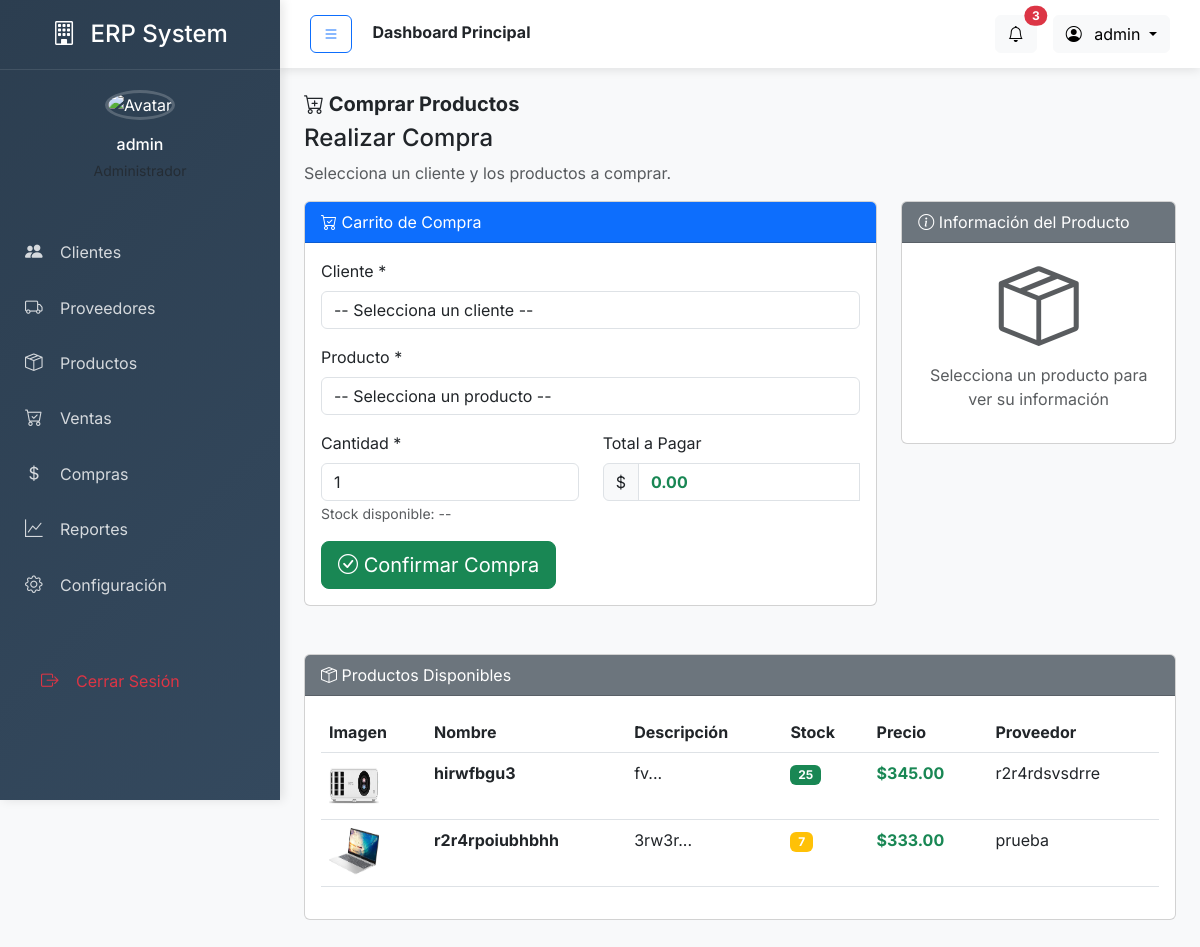
Screenshot of /modules/compras/readcompras.php (signed in) with the database file from the repository.
### tables this page shows
CREATE TABLE `productos` (
  `id` int(11) NOT NULL,
  `nombre` varchar(200) NOT NULL,
  `descripcion` text NOT NULL,
  `precio` decimal(10,2) NOT NULL,
  `stock` int(11) NOT NULL,
  `imagen` varchar(255) DEFAULT NULL,
  `proveedor_id` int(11) NOT NULL
);

CREATE TABLE `proveedores` (
  `id` int(11) NOT NULL,
  `nombre` varchar(200) NOT NULL,
  `email` varchar(250) NOT NULL,
  `telefono` varchar(12) NOT NULL,
  `direccion` varchar(250) NOT NULL,
  `empresa` varchar(100) NOT NULL,
  `imagen` varchar(50) NOT NULL
);

### modules/compras/readcompras.php (the view, shortened to what this page needs)
<?php
require_once dirname(__DIR__, 2) . '/header.php';
try {
    $stmt = $conn->prepare("SELECT * FROM productos WHERE stock > 0 ORDER BY nombre");
    $stmt->execute();
    $productos = $stmt->fetchAll(PDO::FETCH_ASSOC);
} catch (PDOException $e) {
    die("Error en la consulta: " . $e->getMessage());
}
$clientes = $conn->query("SELECT id, nombre FROM clientes ORDER BY nombre")->fetchAll(PDO::FETCH_ASSOC);
?>
<h5><b><i class="bi bi-cart-plus"></i> Comprar Productos</b></h5>
<div class="w3-row-padding w3-margin-bottom">
<div class="row">
    <div class="col-md-12">
        <h4>Realizar Compra</h4>
        <p class="text-muted">Selecciona un cliente y los productos a comprar.</p>
    </div>
</div>
<?php if (empty($productos)): ?>
    <div class="alert alert-warning">
        No hay productos disponibles para comprar.
    </div>
<?php elseif (empty($clientes)): ?>
    <div class="alert alert-warning">
        No hay clientes registrados. Primero registra clientes en el módulo de Clientes.
    </div>
<?php else: ?>
<div class="row">
    <div class="col-md-8">
        <div class="card mb-4">
            <div class="card-header bg-primary text-white">
                <i class="bi bi-cart-check"></i> Carrito de Compra
            </div>
            <div class="card-body">
                <form method="post" action="" id="formCompra">
                    <div class="mb-3">
                        <label for="cliente_id" class="form-label">Cliente *</label>
                        <select class="form-control" id="cliente_id" name="cliente_id" required>
                            <option value="" selected disabled>-- Selecciona un cliente --</option>
                        </select>
                    </div>
                    <div class="mb-3">
                        <label for="producto_id" class="form-label">Producto *</label>
                        <select class="form-control" id="producto_id" name="producto_id" required onchange="actualizarInfoProducto()">
                            <option value="" selected disabled>-- Selecciona un producto --</option>
                        </select>
                    </div>
                    <div class="row">
                        <div class="col-md-6 mb-3">
                            <label for="cantidad" class="form-label">Cantidad *</label>
                            <input type="number" class="form-control" id="cantidad" name="cantidad"
                                   min="1" value="1" required onchange="calcularTotal()">
                            <small class="text-muted" id="stockInfo">Stock disponible: --</small>
                        </div>
                        <div class="col-md-6 mb-3">
                            <label class="form-label">Total a Pagar</label>
                            <div class="input-group">
                                <span class="input-group-text">$</span>
                                <input type="text" class="form-control" id="total" readonly
                                       value="0.00" style="font-weight: bold; color: #198754;">
                            </div>
                        </div>
                    </div>
                    <button type="submit" name="comprar" class="btn btn-success btn-lg" id="btnComprar">
                        <i class="bi bi-check-circle"></i> Confirmar Compra
                    </button>
                </form>
            </div>
        </div>
    </div>
    <div class="col-md-4">
        <div class="card">
            <div class="card-header bg-secondary text-white">
                <i class="bi bi-info-circle"></i> Información del Producto
            </div>
            <div class="card-body">
                <div id="productoInfo" class="text-center">
                    <i class="bi bi-box-seam display-1 text-muted"></i>
                    <p class="text-muted mt-2">Selecciona un producto para ver su información</p>
                </div>
            </div>
        </div>
    </div>
</div>
<div class="card mt-4">
    <div class="card-header bg-secondary text-white">
        <i class="bi bi-box-seam"></i> Productos Disponibles
    </div>
    <div class="card-body">
        <div class="table-responsive">
            <table class="table table-hover">
                <thead>
                    <tr>
                        <th>Imagen</th>
                        <th>Nombre</th>
                        <th>Descripción</th>
                        <th>Stock</th>
                        <th>Precio</th>
                        <th>Proveedor</th>
                    </tr>
                </thead>
                <tbody>
                    <?php foreach ($productos as $producto):
                        $imagenPath = dirname(__DIR__, 2) . '/imagen/' . $producto['imagen'];
                        $imagenURL = '../../imagen/' . $producto['imagen'];
                        $stmtProv = $conn->prepare("SELECT nombre FROM proveedores WHERE id = :id");
                        $stmtProv->bindValue(":id", $producto['proveedor_id'], PDO::PARAM_INT);
                        $stmtProv->execute();
                        $proveedor = $stmtProv->fetch(PDO::FETCH_ASSOC);
                    ?>
                    <tr>
                        <td>
                            <?php if (!empty($producto['imagen']) && file_exists($imagenPath)): ?>
                                <img src="<?php echo $imagenURL; ?>" alt="Imagen" width="50" height="50" class="rounded">
                            <?php else: ?>
                                <i class="bi bi-image text-muted" style="font-size: 2rem;"></i>
                            <?php endif; ?>
                        </td>
                        <td>
                            <strong><?php echo htmlspecialchars($producto['nombre']); ?></strong>
                        </td>
                        <td><?php echo htmlspecialchars(substr($producto['descripcion'], 0, 50)) . '...'; ?></td>
                        <td>
                            <span class="badge bg-<?php echo ($producto['stock'] > 10 ? 'success' : ($producto['stock'] > 0 ? 'warning' : 'danger')); ?>">
                                <?php echo $producto['stock']; ?>
                            </span>
                        </td>
                        <td>
                            <span class="fw-bold text-success">$<?php echo number_format($producto['precio'], 2); ?></span>
                        </td>
                        <td><?php echo htmlspecialchars($proveedor['nombre'] ?? 'N/A'); ?></td>
                    </tr>
                    <?php endforeach; ?>
                </tbody>
            </table>
        </div>
    </div>
</div>
<?php endif; ?>
<?php
include "../../footer.php";
?>

### header.php (style rules this page uses)
:root { --primary: #2c3e50; --secondary: #3498db; --success: #27ae60; --warning: #f39c12; --danger: #e74c3c; --light: #ecf0f1; --dark: #2c3e50; }
body { font-family: 'Inter', sans-serif; background-color: #f8f9fa; overflow-x: hidden; }

### rows the page displays
productos: imagen (picture), nombre "hirwfbgu3", descripcion "fv", stock "25", precio "345.00", proveedor.nombre "r2r4rdsvsdrre"
productos: imagen (picture), nombre "r2r4rpoiubhbhh", descripcion "3rw3r", stock "7", precio "333.00", proveedor.nombre "prueba"

### other values shown
$usuario['nombre'] "admin"
explode(' ', $usuario['nombre'])[0] "admin"
